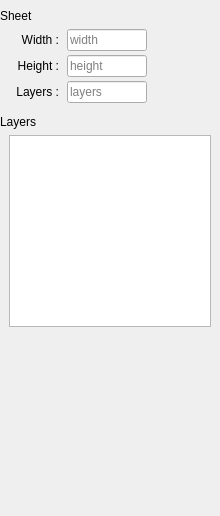
<?xml version="1.0" encoding="UTF-8"?>
<ui version="4.0">
 <class>Properties</class>
 <widget class="QDockWidget" name="Properties">
  <property name="geometry">
   <rect>
    <x>0</x>
    <y>0</y>
    <width>220</width>
    <height>516</height>
   </rect>
  </property>
  <property name="minimumSize">
   <size>
    <width>220</width>
    <height>91</height>
   </size>
  </property>
  <property name="features">
   <set>QDockWidget::DockWidgetMovable</set>
  </property>
  <property name="allowedAreas">
   <set>Qt::LeftDockWidgetArea|Qt::RightDockWidgetArea</set>
  </property>
  <property name="windowTitle">
   <string>Properties</string>
  </property>
  <widget class="QWidget" name="DockContents">
   <layout class="QVBoxLayout" name="verticalLayout">
    <property name="spacing">
     <number>0</number>
    </property>
    <property name="leftMargin">
     <number>0</number>
    </property>
    <property name="topMargin">
     <number>0</number>
    </property>
    <property name="rightMargin">
     <number>0</number>
    </property>
    <property name="bottomMargin">
     <number>0</number>
    </property>
    <item>
     <widget class="QScrollArea" name="Scroller">
      <property name="frameShape">
       <enum>QFrame::NoFrame</enum>
      </property>
      <property name="sizeAdjustPolicy">
       <enum>QAbstractScrollArea::AdjustToContents</enum>
      </property>
      <property name="widgetResizable">
       <bool>true</bool>
      </property>
      <widget class="QWidget" name="ScrollerContents">
       <property name="geometry">
        <rect>
         <x>0</x>
         <y>0</y>
         <width>220</width>
         <height>494</height>
        </rect>
       </property>
       <layout class="QVBoxLayout" name="verticalLayout_2" stretch="0,0,0,0,1">
        <property name="spacing">
         <number>0</number>
        </property>
        <property name="leftMargin">
         <number>0</number>
        </property>
        <property name="rightMargin">
         <number>0</number>
        </property>
        <item>
         <widget class="QLabel" name="SheetHeader">
          <property name="autoFillBackground">
           <bool>false</bool>
          </property>
          <property name="text">
           <string>Sheet</string>
          </property>
          <property name="class" stdset="0">
           <string>header</string>
          </property>
         </widget>
        </item>
        <item>
         <layout class="QFormLayout" name="SheetGroup">
          <property name="labelAlignment">
           <set>Qt::AlignRight|Qt::AlignTrailing|Qt::AlignVCenter</set>
          </property>
          <property name="horizontalSpacing">
           <number>8</number>
          </property>
          <property name="verticalSpacing">
           <number>4</number>
          </property>
          <property name="leftMargin">
           <number>9</number>
          </property>
          <property name="topMargin">
           <number>6</number>
          </property>
          <property name="rightMargin">
           <number>9</number>
          </property>
          <property name="bottomMargin">
           <number>12</number>
          </property>
          <item row="0" column="1">
           <widget class="QLineEdit" name="Width">
            <property name="sizePolicy">
             <sizepolicy hsizetype="Preferred" vsizetype="Fixed">
              <horstretch>0</horstretch>
              <verstretch>0</verstretch>
             </sizepolicy>
            </property>
            <property name="maximumSize">
             <size>
              <width>80</width>
              <height>16777215</height>
             </size>
            </property>
            <property name="readOnly">
             <bool>true</bool>
            </property>
            <property name="placeholderText">
             <string>width</string>
            </property>
           </widget>
          </item>
          <item row="1" column="1">
           <widget class="QLineEdit" name="Height">
            <property name="sizePolicy">
             <sizepolicy hsizetype="Preferred" vsizetype="Fixed">
              <horstretch>0</horstretch>
              <verstretch>0</verstretch>
             </sizepolicy>
            </property>
            <property name="maximumSize">
             <size>
              <width>80</width>
              <height>16777215</height>
             </size>
            </property>
            <property name="readOnly">
             <bool>true</bool>
            </property>
            <property name="placeholderText">
             <string>height</string>
            </property>
           </widget>
          </item>
          <item row="2" column="1">
           <widget class="QLineEdit" name="Layers">
            <property name="sizePolicy">
             <sizepolicy hsizetype="Preferred" vsizetype="Fixed">
              <horstretch>0</horstretch>
              <verstretch>0</verstretch>
             </sizepolicy>
            </property>
            <property name="maximumSize">
             <size>
              <width>80</width>
              <height>16777215</height>
             </size>
            </property>
            <property name="readOnly">
             <bool>true</bool>
            </property>
            <property name="placeholderText">
             <string>layers</string>
            </property>
           </widget>
          </item>
          <item row="0" column="0">
           <widget class="QLabel" name="WidthLabel">
            <property name="minimumSize">
             <size>
              <width>50</width>
              <height>0</height>
             </size>
            </property>
            <property name="text">
             <string>Width :</string>
            </property>
            <property name="alignment">
             <set>Qt::AlignRight|Qt::AlignTrailing|Qt::AlignVCenter</set>
            </property>
           </widget>
          </item>
          <item row="1" column="0">
           <widget class="QLabel" name="HeightLabel">
            <property name="minimumSize">
             <size>
              <width>50</width>
              <height>0</height>
             </size>
            </property>
            <property name="text">
             <string>Height :</string>
            </property>
            <property name="alignment">
             <set>Qt::AlignRight|Qt::AlignTrailing|Qt::AlignVCenter</set>
            </property>
           </widget>
          </item>
          <item row="2" column="0">
           <widget class="QLabel" name="LayersLabel">
            <property name="minimumSize">
             <size>
              <width>50</width>
              <height>0</height>
             </size>
            </property>
            <property name="text">
             <string>Layers :</string>
            </property>
            <property name="alignment">
             <set>Qt::AlignRight|Qt::AlignTrailing|Qt::AlignVCenter</set>
            </property>
           </widget>
          </item>
         </layout>
        </item>
        <item>
         <widget class="QLabel" name="LayersHeader">
          <property name="text">
           <string>Layers</string>
          </property>
          <property name="class" stdset="0">
           <string>header</string>
          </property>
         </widget>
        </item>
        <item>
         <layout class="QVBoxLayout" name="LayersGroup">
          <property name="leftMargin">
           <number>9</number>
          </property>
          <property name="topMargin">
           <number>6</number>
          </property>
          <property name="rightMargin">
           <number>9</number>
          </property>
          <property name="bottomMargin">
           <number>12</number>
          </property>
          <item>
           <widget class="LayerListWidget" name="LayerList">
            <property name="acceptDrops">
             <bool>true</bool>
            </property>
            <property name="dragEnabled">
             <bool>true</bool>
            </property>
            <property name="dragDropMode">
             <enum>QAbstractItemView::DragDrop</enum>
            </property>
            <property name="defaultDropAction">
             <enum>Qt::MoveAction</enum>
            </property>
            <property name="iconSize">
             <size>
              <width>48</width>
              <height>48</height>
             </size>
            </property>
            <property name="verticalScrollMode">
             <enum>QAbstractItemView::ScrollPerPixel</enum>
            </property>
            <property name="spacing">
             <number>4</number>
            </property>
           </widget>
          </item>
         </layout>
        </item>
        <item>
         <spacer name="verticalSpacer">
          <property name="orientation">
           <enum>Qt::Vertical</enum>
          </property>
          <property name="sizeHint" stdset="0">
           <size>
            <width>20</width>
            <height>40</height>
           </size>
          </property>
         </spacer>
        </item>
       </layout>
      </widget>
     </widget>
    </item>
   </layout>
  </widget>
 </widget>
 <customwidgets>
  <customwidget>
   <class>LayerListWidget</class>
   <extends>QListWidget</extends>
   <header>layerlistwidget.h</header>
  </customwidget>
 </customwidgets>
 <resources/>
 <connections/>
</ui>
